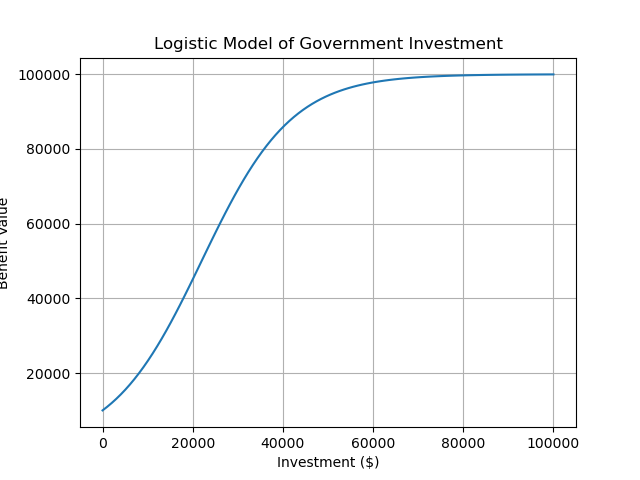

Here is the Python script that generated this plot:
import numpy as np
import matplotlib.pyplot as plt

def logistic_model(Investment, alpha, Gamma_max, Gamma_init):
    # 对应论文公式 (10)
    # I_10 设为 0
    exponent = -alpha * (Investment - 0)
    denominator = 1 + (Gamma_max / Gamma_init - 1) * np.exp(exponent)
    return Gamma_max / denominator

# 论文给出的参数 [cite: 392-398]
alpha = 1e-4
Gamma_m = 1e5
Gamma_0 = 1e4

# 生成投资金额数据 (从 0 到 10万美元)
I = np.linspace(0, 100000, 100)
Returns = logistic_model(I, alpha, Gamma_m, Gamma_0)

# 画图
plt.plot(I, Returns)
plt.title("Logistic Model of Government Investment")
plt.xlabel("Investment ($)")
plt.ylabel("Benefit Value")
plt.grid(True)
plt.show()
